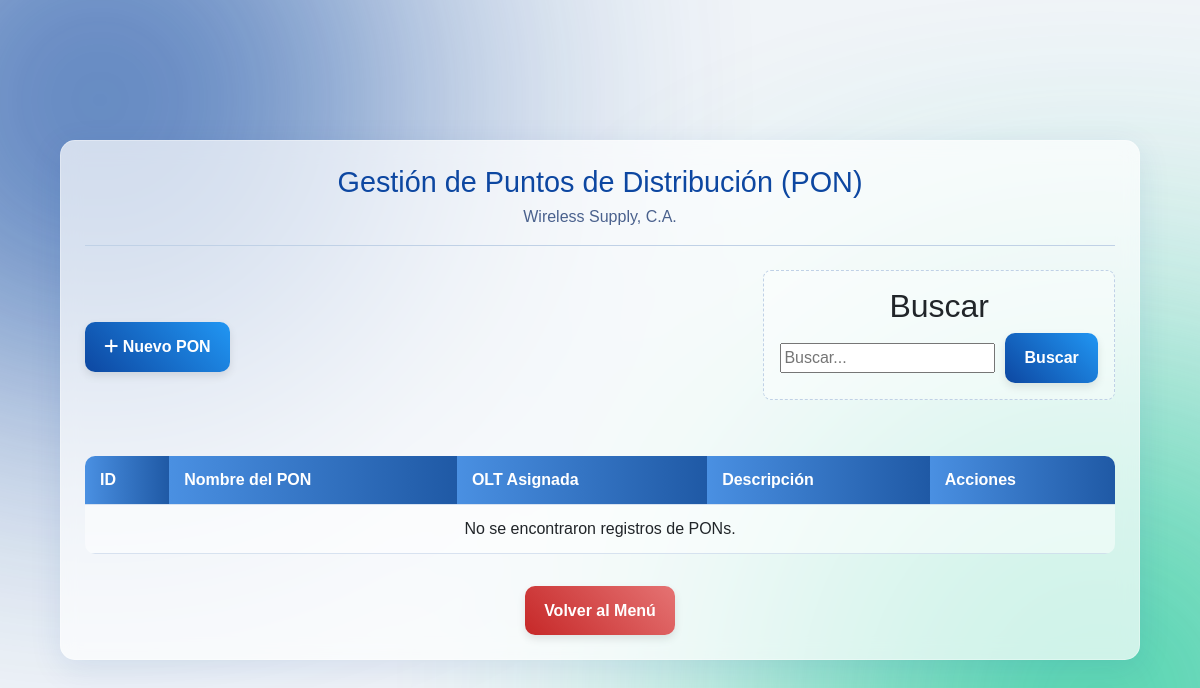
The app's page /paginas/gestion_pon.php, older data.
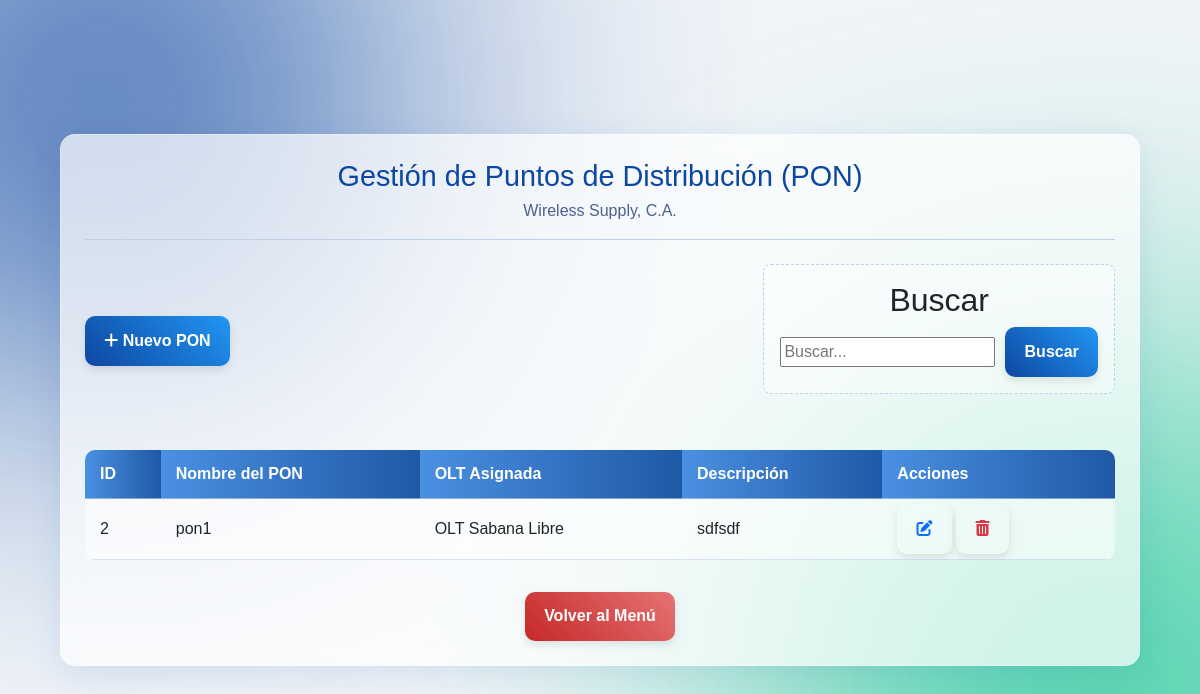
The same page, newer data.
### tables this page shows
CREATE TABLE `pon` (
  `id_pon` int(11) NOT NULL,
  `nombre_pon` varchar(50) NOT NULL,
  `id_olt` int(11) NOT NULL,
  `descripcion` text DEFAULT NULL
);

CREATE TABLE `olt` (
  `id_olt` int(11) NOT NULL,
  `nombre_olt` varchar(100) NOT NULL,
  `marca` varchar(50) DEFAULT NULL,
  `modelo` varchar(50) DEFAULT NULL,
  `descripcion` text DEFAULT NULL
);

### paginas/gestion_pon.php (the view, shortened to what this page needs)
<?php
require_once 'conexion.php';
$search_term = isset($_GET['search']) ? $conn->real_escape_string($_GET['search']) : '';
$sql_list = "SELECT
                p.id_pon,
                p.nombre_pon,
                p.descripcion,
                p.id_olt,
                o.nombre_olt
             FROM pon p
             LEFT JOIN olt o ON p.id_olt = o.id_olt";
$where_clause = " WHERE 1=1 ";
$sql_list .= $where_clause . " ORDER BY p.nombre_pon ASC";
$result = $conn->query($sql_list);
?>
<!DOCTYPE html>
<html lang="es">
<head>
    <link href="../css/bootstrap.min.css" rel="stylesheet">
    <link href="../css/all.min.css" rel="stylesheet">
    <link href="../css/style3.css" rel="stylesheet">
    <link rel="stylesheet" href="../css/style4.css">
</head>
<body>
    <div class="register-container">
        <header class="register-header">
            <h1>Gestión de Puntos de Distribución (PON)</h1>
            <p>Wireless Supply, C.A.</p>
        </header>
        <div class="header-actions">
            <div>
                <a href="registro_pon.php" class="btn btn-primary">
                    <i class="fas fa-plus"></i> Nuevo PON
                </a>
            </div>
            <div class="step-section search-section">
                <h2 style="margin-top: 0; text-align: center;">Buscar</h2>
                <form action="gestion_pon.php" method="GET" class="search-form" style="display: inline-flex; width: 100%;">
                    <input type="text" name="search" placeholder="Buscar..." value="<?php echo htmlspecialchars($search_term); ?>">
                    <button type="submit" class="btn btn-primary">Buscar</button>
                </form>
            </div>
            </div>
        <div class="table-container">
            <table>
                <thead>
                    <tr>
                        <th>ID</th>
                        <th>Nombre del PON</th>
                        <th>OLT Asignada</th>
                        <th>Descripción</th>
                        <th>Acciones</th>
                    </tr>
                </thead>
                <tbody>
                    <?php if ($result && $result->num_rows > 0): ?>
                        <?php while ($row = $result->fetch_assoc()): ?>
                            <tr data-id="<?php echo htmlspecialchars($row['id_pon']); ?>"
                                data-nombre="<?php echo htmlspecialchars($row['nombre_pon']); ?>"
                                data-olt-id="<?php echo htmlspecialchars($row['id_olt']); ?>"
                                data-descripcion="<?php echo htmlspecialchars($row['descripcion']); ?>">
                                <td><?php echo htmlspecialchars($row['id_pon']); ?></td>
                                <td><?php echo htmlspecialchars($row['nombre_pon']); ?></td>
                                <td><?php echo htmlspecialchars($row['nombre_olt']); ?></td>
                                <td><?php echo htmlspecialchars($row['descripcion']); ?></td>
                                <td class="action-links">
                                    <a href="#" class="btn btn-sm" title="Modificar PON"
                                            data-bs-toggle="modal"
                                            data-bs-target="#modificaModal"
                                            data-id="<?php echo htmlspecialchars($row['id_pon']); ?>">
                                        <i class="fa-solid fa-pen-to-square text-primary"></i>
                                    </a>
                                    <a href="#" class="btn btn-sm" title="Eliminar PON"
                                            data-bs-toggle="modal"
                                            data-bs-target="#eliminaModal"
                                            data-bs-href="gestion_pon.php?action=delete_pon&id=<?php echo htmlspecialchars($row['id_pon']); ?>">
                                        <i class="fa-solid fa-trash-can text-danger"></i>
                                    </a>
                                </td>
                            </tr>
                        <?php endwhile; ?>
                    <?php else: ?>
                        <tr>
                            <td colspan="5" class="text-center">No se encontraron registros de PONs.</td>
                        </tr>
                    <?php endif; ?>
                </tbody>
            </table>
        </div>
        <div style="margin-top: 2em; text-align: center;">
            <a href="menu.php" class="btn btn-secondary">Volver al Menú</a>
        </div>
    </div>
</body>
</html>

Row changes from the older to the newer data that the page shows:
added pon: id_pon "2", nombre_pon "pon1", id_olt.nombre_olt "OLT Sabana Libre", descripcion "sdfsdf"
Text that changed along with them:
text no longer shown: "No se encontraron registros de PONs."
